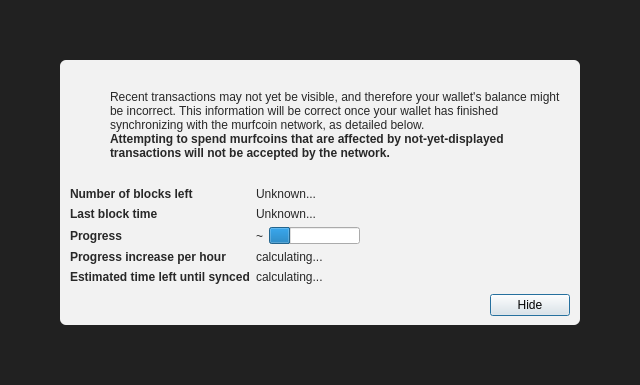
<?xml version="1.0" encoding="UTF-8"?>
<ui version="4.0">
 <class>ModalOverlay</class>
 <widget class="ModalOverlay" name="ModalOverlay">
  <property name="geometry">
   <rect>
    <x>0</x>
    <y>0</y>
    <width>640</width>
    <height>385</height>
   </rect>
  </property>
  <property name="windowTitle">
   <string>Form</string>
  </property>
  <layout class="QVBoxLayout" name="verticalLayout" stretch="0">
   <property name="sizeConstraint">
    <enum>QLayout::SetDefaultConstraint</enum>
   </property>
   <property name="leftMargin">
    <number>0</number>
   </property>
   <property name="topMargin">
    <number>0</number>
   </property>
   <property name="rightMargin">
    <number>0</number>
   </property>
   <property name="bottomMargin">
    <number>0</number>
   </property>
   <item>
    <widget class="QWidget" name="bgWidget" native="true">
     <property name="styleSheet">
      <string notr="true">#bgWidget { background: rgba(0,0,0,220); }</string>
     </property>
     <layout class="QVBoxLayout" name="verticalLayoutMain" stretch="1">
      <property name="leftMargin">
       <number>60</number>
      </property>
      <property name="topMargin">
       <number>60</number>
      </property>
      <property name="rightMargin">
       <number>60</number>
      </property>
      <property name="bottomMargin">
       <number>60</number>
      </property>
      <item>
       <widget class="QWidget" name="contentWidget" native="true">
        <property name="styleSheet">
         <string notr="true">#contentWidget { background: rgba(255,255,255,240); border-radius: 6px; }

QLabel { color: rgb(40,40,40);  }</string>
        </property>
        <layout class="QVBoxLayout" name="verticalLayoutSub" stretch="1,0,0,0">
         <property name="spacing">
          <number>0</number>
         </property>
         <property name="leftMargin">
          <number>10</number>
         </property>
         <property name="topMargin">
          <number>10</number>
         </property>
         <property name="rightMargin">
          <number>10</number>
         </property>
         <property name="bottomMargin">
          <number>10</number>
         </property>
         <item>
          <layout class="QHBoxLayout" name="horizontalLayoutIconText" stretch="0,1">
           <property name="topMargin">
            <number>20</number>
           </property>
           <item>
            <layout class="QVBoxLayout" name="verticalLayoutIcon">
             <property name="leftMargin">
              <number>0</number>
             </property>
             <item>
              <widget class="QPushButton" name="warningIcon">
               <property name="enabled">
                <bool>false</bool>
               </property>
               <property name="text">
                <string/>
               </property>
               <property name="icon">
                <iconset>
                 <normaloff>:/icons/warning</normaloff>
                 <disabledoff>:/icons/warning</disabledoff>:/icons/warning</iconset>
               </property>
               <property name="iconSize">
                <size>
                 <width>48</width>
                 <height>48</height>
                </size>
               </property>
               <property name="flat">
                <bool>true</bool>
               </property>
              </widget>
             </item>
             <item>
              <spacer name="verticalSpacerWarningIcon">
               <property name="orientation">
                <enum>Qt::Vertical</enum>
               </property>
               <property name="sizeHint" stdset="0">
                <size>
                 <width>20</width>
                 <height>40</height>
                </size>
               </property>
              </spacer>
             </item>
            </layout>
           </item>
           <item>
            <layout class="QVBoxLayout" name="verticalLayoutInfoText">
             <property name="leftMargin">
              <number>0</number>
             </property>
             <property name="topMargin">
              <number>0</number>
             </property>
             <item>
              <widget class="QLabel" name="infoText">
               <property name="text">
                <string>Recent transactions may not yet be visible, and therefore your wallet's balance might be incorrect. This information will be correct once your wallet has finished synchronizing with the murfcoin network, as detailed below.</string>
               </property>
               <property name="textFormat">
                <enum>Qt::RichText</enum>
               </property>
               <property name="wordWrap">
                <bool>true</bool>
               </property>
              </widget>
             </item>
             <item>
              <widget class="QLabel" name="infoTextStrong">
               <property name="font">
                <font>
                 <weight>75</weight>
                 <bold>true</bold>
                </font>
               </property>
               <property name="text">
                <string>Attempting to spend murfcoins that are affected by not-yet-displayed transactions will not be accepted by the network.</string>
               </property>
               <property name="textFormat">
                <enum>Qt::RichText</enum>
               </property>
               <property name="wordWrap">
                <bool>true</bool>
               </property>
              </widget>
             </item>
             <item>
              <spacer name="verticalSpacerInTextSpace">
               <property name="orientation">
                <enum>Qt::Vertical</enum>
               </property>
               <property name="sizeHint" stdset="0">
                <size>
                 <width>20</width>
                 <height>40</height>
                </size>
               </property>
              </spacer>
             </item>
            </layout>
           </item>
          </layout>
         </item>
         <item>
          <spacer name="verticalSpacerAfterText">
           <property name="orientation">
            <enum>Qt::Vertical</enum>
           </property>
           <property name="sizeHint" stdset="0">
            <size>
             <width>20</width>
             <height>40</height>
            </size>
           </property>
          </spacer>
         </item>
         <item>
          <layout class="QFormLayout" name="formLayout">
           <property name="fieldGrowthPolicy">
            <enum>QFormLayout::FieldsStayAtSizeHint</enum>
           </property>
           <property name="horizontalSpacing">
            <number>6</number>
           </property>
           <property name="verticalSpacing">
            <number>6</number>
           </property>
           <property name="topMargin">
            <number>10</number>
           </property>
           <item row="0" column="0">
            <widget class="QLabel" name="labelNumberOfBlocksLeft">
             <property name="font">
              <font>
               <weight>75</weight>
               <bold>true</bold>
              </font>
             </property>
             <property name="text">
              <string>Number of blocks left</string>
             </property>
            </widget>
           </item>
           <item row="0" column="1">
            <widget class="QLabel" name="numberOfBlocksLeft">
             <property name="text">
              <string>Unknown...</string>
             </property>
            </widget>
           </item>
           <item row="1" column="0">
            <widget class="QLabel" name="labelLastBlockTime">
             <property name="font">
              <font>
               <weight>75</weight>
               <bold>true</bold>
              </font>
             </property>
             <property name="text">
              <string>Last block time</string>
             </property>
            </widget>
           </item>
           <item row="1" column="1">
            <widget class="QLabel" name="newestBlockDate">
             <property name="sizePolicy">
              <sizepolicy hsizetype="Maximum" vsizetype="Preferred">
               <horstretch>0</horstretch>
               <verstretch>0</verstretch>
              </sizepolicy>
             </property>
             <property name="text">
              <string>Unknown...</string>
             </property>
            </widget>
           </item>
           <item row="2" column="0">
            <widget class="QLabel" name="labelSyncDone">
             <property name="font">
              <font>
               <weight>75</weight>
               <bold>true</bold>
              </font>
             </property>
             <property name="text">
              <string>Progress</string>
             </property>
            </widget>
           </item>
           <item row="2" column="1">
            <layout class="QHBoxLayout" name="horizontalLayoutSync" stretch="0,1">
             <item>
              <widget class="QLabel" name="percentageProgress">
               <property name="text">
                <string notr="true">~</string>
               </property>
              </widget>
             </item>
             <item>
              <widget class="QProgressBar" name="progressBar">
               <property name="value">
                <number>24</number>
               </property>
               <property name="format">
                <string/>
               </property>
              </widget>
             </item>
            </layout>
           </item>
           <item row="4" column="0">
            <widget class="QLabel" name="labelProgressIncrease">
             <property name="font">
              <font>
               <weight>75</weight>
               <bold>true</bold>
              </font>
             </property>
             <property name="text">
              <string>Progress increase per hour</string>
             </property>
            </widget>
           </item>
           <item row="4" column="1">
            <widget class="QLabel" name="progressIncreasePerH">
             <property name="text">
              <string>calculating...</string>
             </property>
            </widget>
           </item>
           <item row="5" column="0">
            <widget class="QLabel" name="labelEstimatedTimeLeft">
             <property name="font">
              <font>
               <weight>75</weight>
               <bold>true</bold>
              </font>
             </property>
             <property name="text">
              <string>Estimated time left until synced</string>
             </property>
            </widget>
           </item>
           <item row="5" column="1">
            <widget class="QLabel" name="expectedTimeLeft">
             <property name="text">
              <string>calculating...</string>
             </property>
            </widget>
           </item>
          </layout>
         </item>
         <item>
          <layout class="QHBoxLayout" name="horizontalLayoutButtons">
           <property name="leftMargin">
            <number>10</number>
           </property>
           <property name="topMargin">
            <number>10</number>
           </property>
           <item>
            <spacer name="horizontalSpacer">
             <property name="orientation">
              <enum>Qt::Horizontal</enum>
             </property>
             <property name="sizeHint" stdset="0">
              <size>
               <width>40</width>
               <height>20</height>
              </size>
             </property>
            </spacer>
           </item>
           <item>
            <widget class="QPushButton" name="closeButton">
             <property name="text">
              <string>Hide</string>
             </property>
             <property name="focusPolicy">
              <enum>Qt::StrongFocus</enum>
             </property>
             <property name="default">
              <bool>true</bool>
             </property>
            </widget>
           </item>
          </layout>
         </item>
        </layout>
       </widget>
      </item>
     </layout>
    </widget>
   </item>
  </layout>
 </widget>
 <customwidgets>
  <customwidget>
   <class>ModalOverlay</class>
   <extends>QWidget</extends>
   <header>qt/modaloverlay.h</header>
   <container>1</container>
  </customwidget>
 </customwidgets>
 <resources/>
 <connections/>
</ui>
